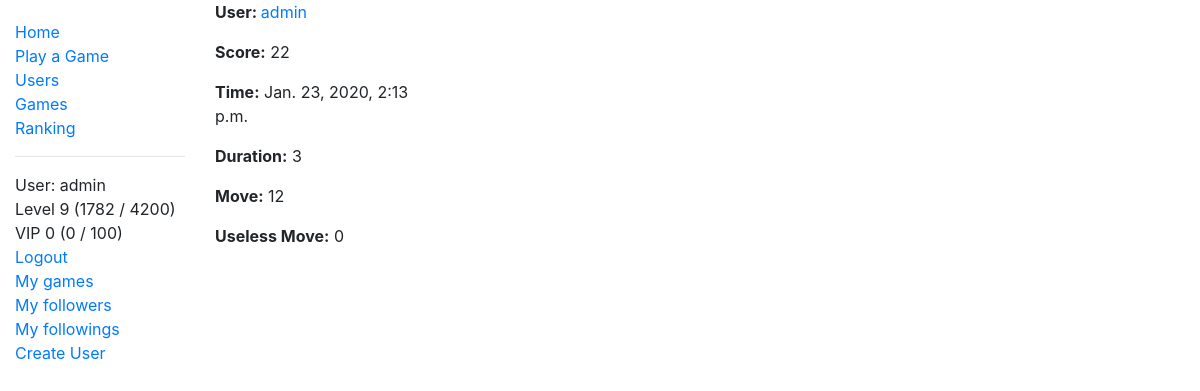
The app's page /two_zero_four_eight/game/5 (signed in), older data.
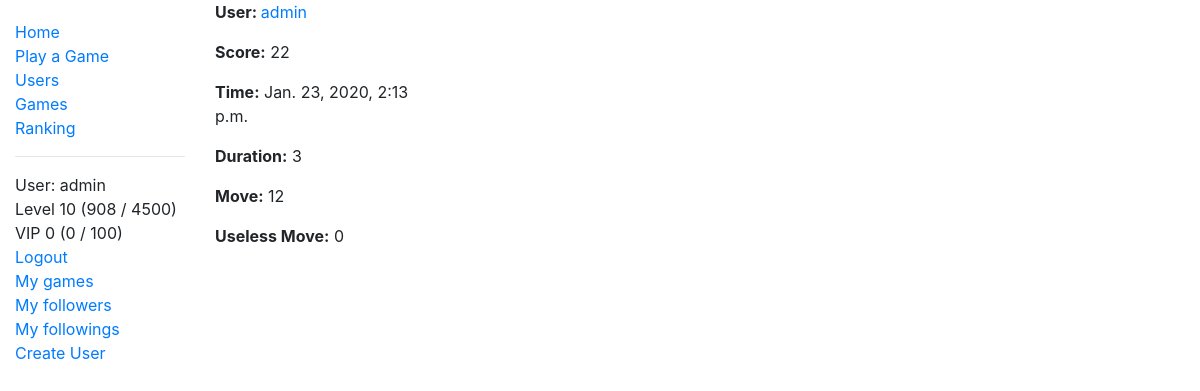
The same page, newer data.
### two_zero_four_eight/models.py (models this page shows)
class User(AbstractUser):
    game_played = models.IntegerField(verbose_name='Number of Games Played', default=0)
    best_game = models.OneToOneField('Game', on_delete=models.CASCADE, null=True, blank=True)
    highest_score = models.PositiveIntegerField(verbose_name='Highest Score', null=True, blank=True)
    experience = models.IntegerField(verbose_name='Experience', default=0)
    money_deposited = models.IntegerField(verbose_name='Money Deposited', default=0)
    num_follower = models.IntegerField(verbose_name='Followers', default=0)
    num_following = models.IntegerField(verbose_name='Followings', default=0)
    class Meta:
        ordering = ['date_joined']
    def get_absolute_url(self):
        return reverse('user-detail', args=[str(self.id)])
    @property
    def level(self):
        return binary_search(number=self.experience, array=experience_table)
    @property
    def level_string(self):
        return 'Level ' + status_string(level=self.level, experience=self.experience, table=experience_table)
    @property
    def vip_level(self):
        return binary_search(number=self.money_deposited, array=vip_table)
    @property
    def vip_level_string(self):
        return 'VIP ' + status_string(level=self.vip_level, experience=self.money_deposited, table=vip_table)

### two_zero_four_eight/views.py (the view)
# urls.py: path('game/<int:pk>', views.GameDetailView.as_view(), name='game-detail'),
class GameDetailView(LoginRequiredMixin, generic.DetailView):
    model = Game

### two_zero_four_eight/models.py (called while the page is built)
def binary_search(array, number):
    hi = len(array)
    lo = 0
    while hi > lo:
        mid = lo + int((hi - lo + 1) / 2)
        if array[mid] <= number:
            lo = mid
        else:
            hi = mid - 1
    return lo

def status_string(level, experience, table):
    return str(level) + ' (' + str(experience - table[level]) + ' / ' + str(table[level + 1] - table[level]) + ')'

### two_zero_four_eight/templates/two_zero_four_eight/game_detail.html (shortened to what this page needs)
{% extends "base_generic.html" %}
{% block additional_css %}
<link rel="stylesheet" href="{% static 'css/game.css' %}">
{% endblock %}
{% block content %}
<div class="row">
  <div class="col-sm-3">
<p><strong>User: </strong><a href='{{game.player.get_absolute_url}}'>{{ game.player }} </a></p>
<p><strong>Score:</strong> {{ game.score }}</p>
<p><strong>Time:</strong> {{ game.started_at }}</p>
<p><strong>Duration:</strong> {{ game.duration_second }}</p>
<p><strong>Move:</strong> {{ game.move }}</p>
<p><strong>Useless Move:</strong> {{ game.useless_move }}</p>
</div>
<div class="col-sm-6" id="replay"></div>
</div>
{% endblock %}

### two_zero_four_eight/templates/base_generic.html (shortened to what this page needs)
<!DOCTYPE html>
<html lang="en">
<head>
  <link rel="stylesheet" href="https://stackpath.bootstrapcdn.com/bootstrap/4.1.3/css/bootstrap.min.css">
  {% load bootstrap_pagination %}
  <link rel="stylesheet" href="{% static 'css/styles.css' %}">
  {% block additional_css %} {% endblock %}
</head>
<body>
  <div class="container-fluid">
    <div class="row">
      <div class="col-sm-2">
      {% block sidebar %}
        <ul class="sidebar-nav">
          <li><a href="{% url 'index' %}">Home</a></li>
          <li><a href="{% url 'play-game' %}">Play a Game</a></li>
          <li><a href="{% url 'users' %}">Users</a></li>
          <li><a href="{% url 'games' %}">Games</a></li>
          <li><a href="{% url 'user-rank' %}">Ranking</a></li>
          <hr/>
          {% if user.is_authenticated %}
          <li>User: {{ user.get_username }}</li>
          <li>{{ user.level_string }}</li>
          <li>{{ user.vip_level_string }}</li>
          <li><a href="{% url 'logout'%}?next={{request.path}}">Logout</a></li>
          <li><a href="{% url 'user-game' user.id %}">My games</a></li>
          <li><a href="{% url 'user-follower' %}">My followers</a></li>
          <li><a href="{% url 'user-following' %}">My followings</a></li>
          {% if user.is_staff %} <li><a href="{% url 'new-user' %}">Create User</a></li> {% endif %}
          {% else %}
             <li><a href="{% url 'login'%}?next={{request.path}}">Login</a></li>
          {% endif %}
        </ul>
     {% endblock %}
      </div>
      <div class="col-sm-10 ">
          {% block content %}{% endblock %}
      </div>
    </div>
  </div>
</body>
</html>

Row changes from the older to the newer data that the page shows:
changed User "admin": level_string "Level 9 (1782 / 4200)" → "Level 10 (908 / 4500)"
